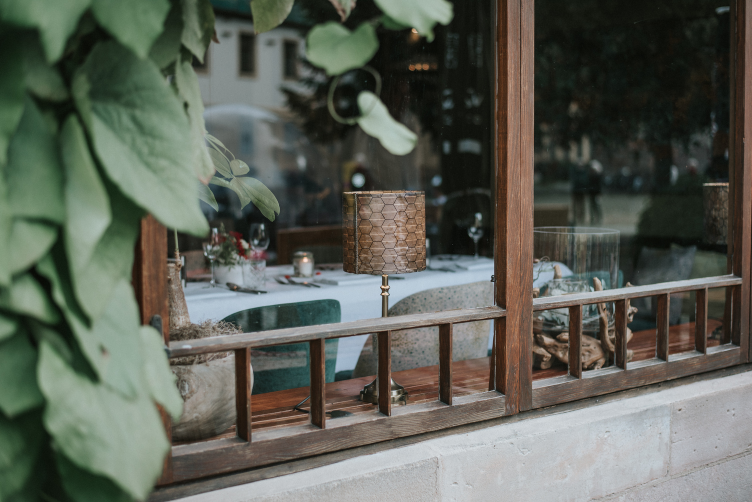
#> input picture making_video_from_single_img/image.jpg, 1504 x 1004 px (shown at 1/2 size)
$ python video_from_image.py
#> lines starting #> are read from the running program, lines starting #| are printed output that depends on the picture
import numpy as np
import cv2 as cv
import exifread

## Loading Image ##
file_name = 'image.jpg'
image = cv.imread(file_name)
#> image is the input picture: shape (1004, 1504, 3); mean B, G, R 86.4, 96.2, 92.1


## Setting frame size, number of frames per second, and length of video ##
frame_size = (720 , 720)
frames_number_per_sec = 30
length_of_video = 480

## Building trajectory and giving indices ##
y_trajectory = np.sin(np.linspace(-np.pi , np.pi , num = length_of_video))
x_trajectory = np.linspace(start=500 , stop = image.shape[1] , num=length_of_video , dtype = np.int16)
#> x_trajectory = 480 values from 500 to 1504

y_center = image.shape[0] // 2
#> y_center = 502
changed_y_trajectory = []

for val in y_trajectory:
    sign_val = val / abs(val)
    changed_y_val = int(y_center * abs(val))
    changed_y_val = int(y_center + changed_y_val * sign_val)
    changed_y_trajectory.append(changed_y_val)


time_diff = [second - first for second,first in zip(x_trajectory[1:] , x_trajectory)]


## Appending images to a single list ##
imgs = []
current_start = 0

for idx , t in enumerate(changed_y_trajectory):
    img = image[t: , current_start : 500 + current_start , :]
    img = cv.resize(img , frame_size)

    imgs.append(img)
    if idx < len(time_diff):
        current_start += time_diff[idx]
#> this loop made 480 passes
#> pass 1, `img = image[t: , current_start : 500 + current_start , :]`:
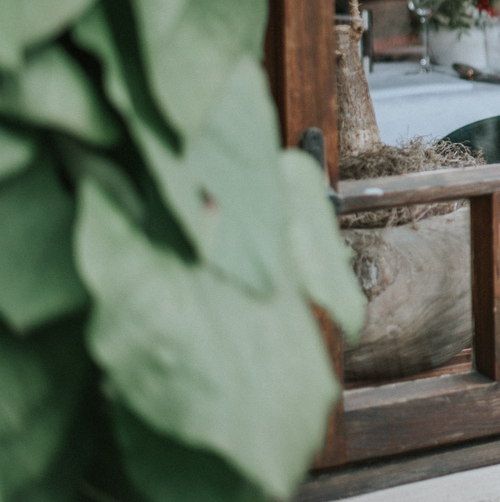
#> img: shape (502, 500, 3); mean B, G, R 97.7, 113.2, 102.6
#> pass 2, `img = image[t: , current_start : 500 + current_start , :]`:
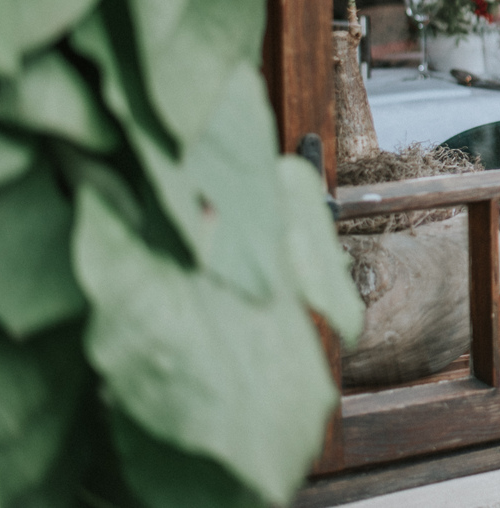
#> img: shape (508, 500, 3); mean B, G, R 97.6, 113.1, 102.6
#> after the loop, current_start = 1004; imgs = 480 items

## Overlaying exiff data on image ##
image_file = open(file_name , 'rb')
#> (the run stopped early here; a loop or call above may not have finished)
